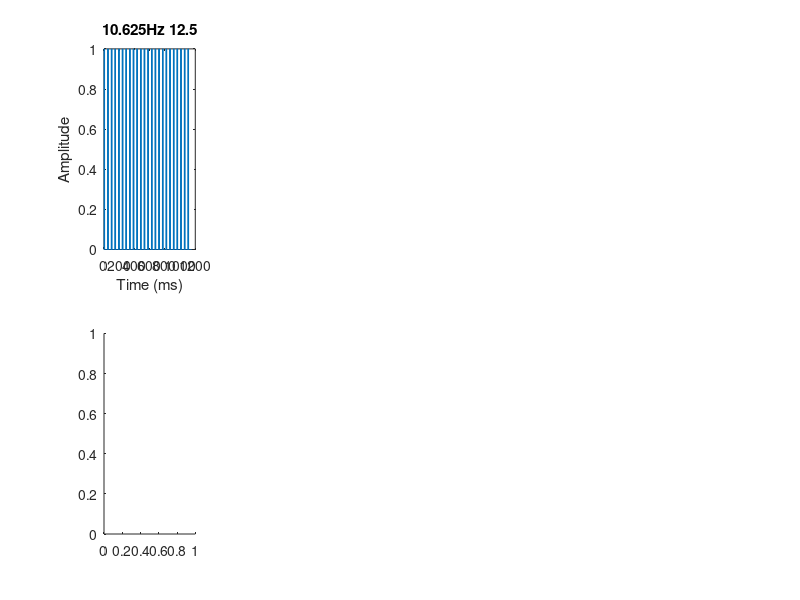

Reproduce this figure in MATLAB. (Note: this script raises an error after producing the figure.)
%%% simulation of EEG response across harmonics for different duty cycles
clearvars; close all;

%%%%%%%%%%%%%%%%
%% parameters 
nT=192; 
fsample = 510;
wtSize = 1/(85/32)*1000; % in sec
% t=linspace(0,wtSize,nT); % time
sampling = wtSize/nT; % in sec
t = 0:sampling:wtSize-sampling; % time - have to remove the last point since it is the same as the first of the cycle

allDC = [0.125 0.25 0.5 0.75 0.875]; % high res: allDC = [0.01:0.01:0.99];
allfq = [85/8 85/16 85/32];
allTimeWin = 1./allfq*1000;
repCycle = 6; % this corresponds to the data

nfr = floor(length(t)*repCycle/2)+1; %Number of unique frequency in fourier transform. The +1 is for the DC component.
freqs = (fsample/2)*linspace(0,1,nfr);% freq values
% can also do: freqSpectrum = fsample*(0:nT)/nT;

%%%%%%%%%%%%%%%%%%%%%%%%%%%%%%%%
%% using an impulse function
%%%%%%%%%%%%%%%%%%%%%%%%%%%%%%%%
% impulse = (t==0|t==t(nT*allDC(dc))); % On at t0 and Off at duty-cycle

%%%%%%%%%%%%%%%%
%%%% could do with +1 Onset and -1 offset to get back the other harmonics
%%%% create the response for all frequencies and duty-cycles
impWave = zeros(length(t)*repCycle,length(allfq),length(allDC));

for fq = 1:length(allfq)
    for dc = 1 :length(allDC)
        clear twin impTmp
        % create the impulse ON/OFF for a time window of the size of 1
        % frequency cycle
        twin = 0:sampling:allTimeWin(fq)-sampling; % time window for one cycle
        impTmp = (twin==0|twin==twin(length(twin)*allDC(dc)+1)); 
        % then copy it multiple times to get to the 1 sec window
        impWave(:,fq,dc) = repmat(impTmp,1,nT/length(twin)*repCycle);
    end
end


%%%% compute Fourier
impFFT = zeros(length(freqs),length(allfq),length(allDC));
for fq = 1:length(allfq)
    for dc = 1 :length(allDC)
        tmpFFT = fft(impWave(:,fq,dc));
        % normalise the Fourier
        impFFT(:,fq,dc) = 2*tmpFFT(1:length(tmpFFT)/2+1)/length(tmpFFT);
    end
end


%%%% plot the waveform and Fourier spectrum
maxFreq = find(freqs==85/8*5);
for fq = 1:length(allfq)
    figure('Position', [0 0 1500 500]); hold on;
    for dc = 1 :length(allDC)
        % waveform
        subplot(2,5,dc)
        plot(impWave(:,fq,dc));
        xlabel('Time (ms)')
        ylabel('Amplitude');
        title([num2str(allfq(fq)) 'Hz ' num2str(allDC(dc)*100)])
        % spectrum
        subplot(2,5,dc+5)
        bar(freqs(2:maxFreq),squeeze(abs(impFFT(2:maxFreq,fq,dc))));
        xlabel('Frequency (Hertz)')
        ylabel('Amplitude');
    end
    saveas(gcf,['figures' filesep 'impulse' num2str(allfq(fq),'%.0f')],'png')
end


%%%%%%%%%%%%%%%%%%%%%%%%%%%%%%%%
%% using square wave
%%%%%%%%%%%%%%%%%%%%%%%%%%%%%%%%
%%%% create the response for all frequencies and duty-cycles
squareWave = zeros(length(t)*repCycle,length(allfq),length(allDC));

% %%%%%%%%%%%%%%%%%%%%%%%%%%%%%%%%
% % ATTENTION!!!!!!!!!!!!!!!!!!!!!
% % square function is not doing a proper work for 5Hz! 
% % use repelem instead
% for fq = 1:length(allfq)
%     for dc = 1 :length(allDC)
%         clear twin sqTmp
%         twin = 0:sampling:allTimeWin(fq)-sampling; % time window for one cycle (in ms so needs to be in sec for the square function)
%         sqTmp = square(2*pi*allfq(fq)*(twin/1000),allDC(dc)*100); 
%         figure;plot(sqTmp)
%         % then copy it multiple times to get to the 1 sec window
%         squareWave(:,fq,dc) = repmat(sqTmp,1,nT/length(twin)*repCycle);
%     end
% end

% number of time points per frequency cycle
for fq = 1:length(allfq)
    sizeCycle(fq) = length(0:sampling:allTimeWin(fq)-sampling);
end
a = [1 -1];
for fq = 1:length(allfq)
    for dc = 1 :length(allDC)
        sqTmp = repelem(a,[sizeCycle(fq)*allDC(dc) sizeCycle(fq)*(1-allDC(dc))]);
%         figure;plot(sqTmp)
        % then copy it multiple times to get to the 1 sec window
        squareWave(:,fq,dc) = repmat(sqTmp,1,nT/sizeCycle(fq)*repCycle);
    end
end
% % round repelem for high res
% for fq = 1:length(allfq)
%     for dc = 1 :length(allDC)
%         sqTmp = repelem(a,[round(sizeCycle(fq)*allDC(dc)) round(sizeCycle(fq)*(1-allDC(dc)))]);
% %         figure;plot(sqTmp)
%         % then copy it multiple times to get to the 1 sec window
%         squareWave(:,fq,dc) = repmat(sqTmp,1,nT/sizeCycle(fq)*repCycle);
%     end
% end

%%%% compute Fourier
squareFFT = zeros(length(freqs),length(allfq),length(allDC));
for fq = 1:length(allfq)
    for dc = 1 :length(allDC)
        clear tmpFFT
        tmpFFT = fft(squareWave(:,fq,dc));
        % normalise the Fourier
        squareFFT(:,fq,dc) = 2*tmpFFT(1:length(tmpFFT)/2+1)/length(tmpFFT);
    end
end


%%%% plot the waveform and Fourier spectrum
maxFreq = find(freqs==85/8*5);
for fq = 1:length(allfq)
    figure('Position', [0 0 1500 500]); hold on;
    for dc = 1 :length(allDC)
        % waveform
        subplot(2,5,dc)
        plot(squareWave(:,fq,dc));
        xlabel('Time (ms)')
        ylabel('Amplitude');
        title([num2str(allfq(fq)) 'Hz ' num2str(allDC(dc)*100)])
        % spectrum
        subplot(2,5,dc+5)
        bar(freqs(2:maxFreq),squeeze(abs(squareFFT(2:maxFreq,fq,dc))));
        xlabel('Frequency (Hertz)')
        ylabel('Amplitude');
    end
    saveas(gcf,['figures' filesep 'square' num2str(allfq(fq))],'png')
end



%%%%% for the expt I have to add the motion conditions and reshape to get
%%%%% 22 conditions
% last conditions are (fq DC): 2.5 12.5; 5 25; 10 50; 5 75; 2.5 87.5; 2.5
% 50; 5 50;
% ATTENTION! fq1 = 10Hz fq3 = 2.5Hz
sqTmp = permute(squareWave,[1 3 2]);
sqAll = reshape(sqTmp,[1152,15]); % high res: sqAll = reshape(sqTmp,[1152,99*3]);
sqAll(:,16:22) = [squareWave(:,3,1) squareWave(:,2,2) squareWave(:,1,3) ...
    squareWave(:,2,4) squareWave(:,3,5) squareWave(:,3,3) squareWave(:,2,3)];

%%%% compute Fourier
sqAllFFT = zeros(length(freqs),size(sqAll,2));
for cond = 1:size(sqAllFFT,2)
    clear tmpFFT
    tmpFFT = fft(sqAll(:,cond));
    % normalise the Fourier
    sqAllFFT(:,cond) = abs(2*tmpFFT(1:length(tmpFFT)/2+1)/length(tmpFFT));
end
save('squareFFT.mat','sqAllFFT')


%%% plot as in the experiment: sum harmonics for the 5 DC
figure;
subplot(2,1,1);hold on
harm1 = determineFilterIndices( 'nf1low49', freqs, find(freqs==allfq(1)));
plot(allDC,sum(sqAllFFT(harm1,1:5),1),'b','LineWidth',2)
harm2 = determineFilterIndices( 'nf1low49', freqs, find(freqs==allfq(2)));
plot(allDC,sum(sqAllFFT(harm2,6:10),1),'r','LineWidth',2)
harm3 = determineFilterIndices( 'nf1low49', freqs, find(freqs==allfq(3)));
plot(allDC,sum(sqAllFFT(harm3,11:15),1),'g','LineWidth',2)
xlim([0 1])
legend('10Hz','5Hz','2Hz')
xlabel('duty cycle')
ylabel('sum fq amp < 50Hz')
title('sum of amplitudes')
subplot(2,1,2);hold on
plot(allDC,sum(sqAllFFT(harm1,1:5).^2),'b','LineWidth',2)
plot(allDC,sum(sqAllFFT(harm2,6:10).^2),'r','LineWidth',2)
plot(allDC,sum(sqAllFFT(harm3,11:15).^2,1),'g','LineWidth',2)
title('sum of power (squared amplitudes)')

saveas(gcf,['figures' filesep 'normalisationAmount'],'png')




% %%%% plot high resolution
% squareFFT(~abs(squareFFT)) = NaN;
% maxFreq = find(freqs==85/8*5);
% toplot = 42:2:56;
% for fq = 1:length(allfq)
%     figure('Position', [0 0 1500 1500]); hold on;
%     for dc = 1:length(toplot)
%         % spectrum
%         subplot(4,2,dc)
% %         bar(freqs(2:maxFreq),squeeze(abs(squareFFT(2:maxFreq,fq,toplot(dc)))));
%         stem(freqs(2:end),squeeze(abs(squareFFT(2:end,fq,toplot(dc)))));
%         xlim([0 freqs(end)])
%         xlabel('Frequency (Hertz)')
%         ylabel('Amplitude');
%         title([num2str(allfq(fq)) 'Hz ' num2str(toplot(dc)) '%'])
%     end
%     saveas(gcf,['figures' filesep 'FourierAll' num2str(round(allfq(fq)))],'png')
% end
% 
% 
% figure; hold on
% harm1 = determineFilterIndices( 'nf1low49', freqs, find(freqs==allfq(1)));
% plot(allDC,sum(sqAllFFT(harm1,1:99),1),'b','LineWidth',2)
% harm2 = determineFilterIndices( 'nf1low49', freqs, find(freqs==allfq(2)));
% plot(allDC,sum(sqAllFFT(harm2,100:198),1),'r','LineWidth',2)
% harm3 = determineFilterIndices( 'nf1low49', freqs, find(freqs==allfq(3)));
% plot(allDC,sum(sqAllFFT(harm3,199:297),1),'g','LineWidth',2)
% xlim([0 1])
% legend('10Hz','5Hz','2Hz')
% xlabel('duty cycle')
% ylabel('sum fq amp < 50Hz')
% title('normalisation')
% saveas(gcf,['figures' filesep 'normalisationHighRes'],'png')






% %%%% Other way to compute FFT
% for fq = 1:length(allfq)
%     for dc = 1 :length(allDC)
%         %Do the fourier transform of the data.
%         testData = squeeze(squareWave(:,fq,dc));
%         dft = dftmtx(length(testData));
%         dftData = testData'*dft;
%         %Select just the unique frequencies.
%         nfr = floor(length(testData)/2)+1; %Number of unique frequency in fourier transform. The +1 is for the DC component.
%         dftData = dftData(:,1:nfr);
%         freqsToDouble = 2:(nfr-1+mod(length(testData),2));
%         %Now we double the the amplitude of the freqs that are represented
%         %twice in the fourer transform
%         dftData(:,freqsToDouble) = 2*dftData(:,freqsToDouble);
%         %Now we normalize by the number of points in the fourier transform to
%         %get the expected amplitude value instead of the raw dot product.
%         dftData = dftData/length(testData);
%         amp(:,fq,dc) = abs(dftData);
%         %  cos = real(dftData);
%         %  sin = -imag(dftData);
%         % freq = (fsample/2)*linspace(0,1,nfr);% freq values.
%         % figure;bar(freq,amp);
%     end
% end
% 
% %%%% plot the waveform and Fourier spectrum
% maxFreq = find(freqs==85/8*5);
% for fq = 1:length(allfq)
%     figure('Position', [0 0 1500 500]); hold on;
%     for dc = 1 :length(allDC)
%         % waveform
%         subplot(2,5,dc)
% %         plot(t,impulse(:,fq,dc));
%         plot(squareWave(:,fq,dc));
%         xlabel('Time (s)')
%         ylabel('Amplitude');
%         title([num2str(allfq(fq)) 'Hz ' num2str(allDC(dc)*100)])
%         % spectrum
%         subplot(2,5,dc+5)
%         bar(freqs(1:maxFreq),abs(amp(1:maxFreq,dc+(fq-1)*5)));
% %         bar(abs(impFFT(:,dc+(fq-1)*5)));
%         xlabel('Frequency (Hertz)')
%         ylabel('Amplitude');
%     end
% %     saveas(gcf,['figures' filesep 'square' num2str(allfq(fq))],'png')
% end
